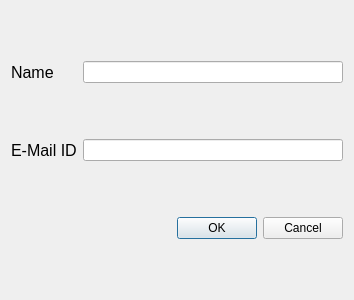
<?xml version="1.0" encoding="UTF-8"?>
<ui version="4.0">
 <class>Dialog</class>
 <widget class="QDialog" name="Dialog">
  <property name="geometry">
   <rect>
    <x>0</x>
    <y>0</y>
    <width>354</width>
    <height>300</height>
   </rect>
  </property>
  <property name="windowTitle">
   <string>Dialog</string>
  </property>
  <property name="styleSheet">
   <string notr="true">background-image: url(:/wallpaper/wallpaper-1.jpg);</string>
  </property>
  <layout class="QGridLayout" name="gridLayout">
   <item row="2" column="2">
    <widget class="QLabel" name="EmailL">
     <property name="font">
      <font>
       <pointsize>12</pointsize>
      </font>
     </property>
     <property name="text">
      <string>E-Mail ID</string>
     </property>
    </widget>
   </item>
   <item row="3" column="2" colspan="2">
    <widget class="QDialogButtonBox" name="buttonBox">
     <property name="orientation">
      <enum>Qt::Horizontal</enum>
     </property>
     <property name="standardButtons">
      <set>QDialogButtonBox::Cancel|QDialogButtonBox::Ok</set>
     </property>
    </widget>
   </item>
   <item row="0" column="2">
    <widget class="QLabel" name="NameL">
     <property name="font">
      <font>
       <pointsize>12</pointsize>
      </font>
     </property>
     <property name="text">
      <string>Name</string>
     </property>
    </widget>
   </item>
   <item row="2" column="3">
    <widget class="QLineEdit" name="Email"/>
   </item>
   <item row="0" column="3">
    <widget class="QLineEdit" name="Name"/>
   </item>
  </layout>
 </widget>
 <resources>
  <include location="image.qrc"/>
 </resources>
 <connections>
  <connection>
   <sender>buttonBox</sender>
   <signal>accepted()</signal>
   <receiver>Dialog</receiver>
   <slot>accept()</slot>
   <hints>
    <hint type="sourcelabel">
     <x>248</x>
     <y>254</y>
    </hint>
    <hint type="destinationlabel">
     <x>157</x>
     <y>274</y>
    </hint>
   </hints>
  </connection>
  <connection>
   <sender>buttonBox</sender>
   <signal>rejected()</signal>
   <receiver>Dialog</receiver>
   <slot>reject()</slot>
   <hints>
    <hint type="sourcelabel">
     <x>316</x>
     <y>260</y>
    </hint>
    <hint type="destinationlabel">
     <x>286</x>
     <y>274</y>
    </hint>
   </hints>
  </connection>
 </connections>
</ui>
